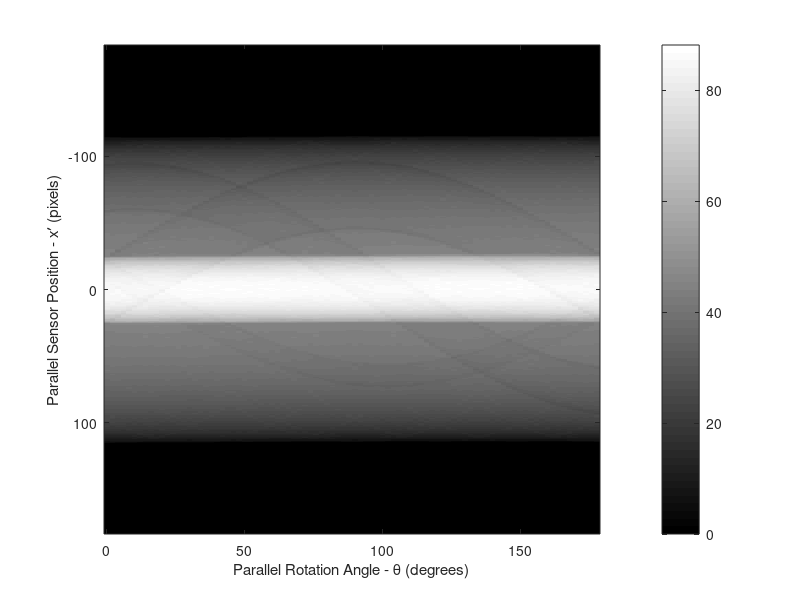

This figure's MATLAB source: (Note: this script raises an error after producing the figure.)
E1 = [1.0, 0.9, 0.9, 0, 0, 0;
      -0.8, 0.8999, 0.8999, 0, 0, 0;
      0.8, 0.2, 0.2, 0, 0, 0
      -0.2, 0.06 * 1.2, 0.06 * 1.2, -0.11, 0.5, 0;
      0.2, 0.05 * 1.2, 0.05 * 1.2, -0.11, 0.5, 0;
      -0.2, 0.12 * 1.2, 0.12 * 1.2, -0.60, -0.1, 0;
      0.2, 0.11 * 1.2, 0.11 * 1.2, -0.60, -0.1, 0;
      -0.2, 0.17 * 1.2, 0.17 * 1.2, 0, -0.55, 0;
      0.2, 0.16 * 1.2, 0.16 * 1.2, 0, -0.55, 0;
      ];

[A1, A2] = phantom(E1, 256);

P1 = phantom(A2, 256);
figure, imshow(P1, [])

% imshow(P)
% improfile

theta1 = 0:2:178; 
[R1,xp_1] = radon(P1,theta1); 
num_angles_R1 = size(R1,2);

%N_R1 = size(R1,1);

imagesc(theta1,xp_1,R1)
colormap(hot)
colorbar
xlabel('Parallel Rotation Angle - \theta (degrees)'); 
ylabel('Parallel Sensor Position - x\prime (pixels)');

output_size = max(size(P1));

dtheta1 = theta1(2) - theta1(1);
I1 = iradon(R1,dtheta1,output_size);

c = improfile(I1);
% figure
% montage({I1},'Size',[1 3])
% title(['Reconstruction from Parallel Beam Projection ' ...
%     'with 18, 24, and 90 Projection Angles'])